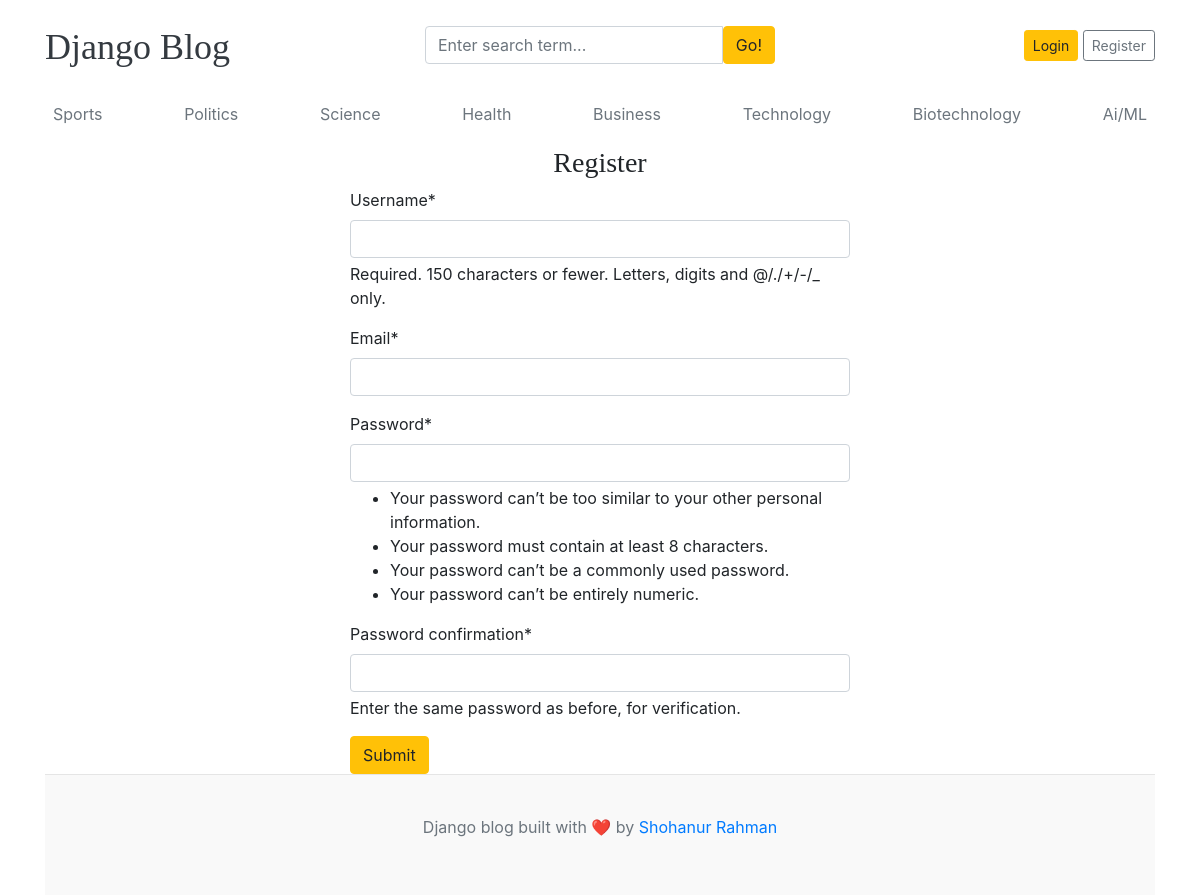
Screenshot of /register/ with the database file from the repository.
### blogs/models.py (models this page shows, shortened)
class Category(models.Model):
    category_name = models.CharField(max_length=50)
    created_at = models.DateTimeField(auto_now_add=True)
    updated_at = models.DateTimeField(auto_now=True)
    class Meta:
        verbose_name_plural = "Categories"

### blog_main/views.py (the view)
# urls.py: path('register/', views.register, name='register'),
def register(request):
    if request.method == "POST":
        form = RegistrationForm(request.POST)
        if form.is_valid():
            user = form.save()
            group, created = Group.objects.get_or_create(name="User")
            user.groups.add(group)
            messages.success(request, "Registration successful. You can now log in.")
            return redirect('login')
    else:
        form = RegistrationForm()
    context = {
        "form": form,
    }
    return render(request, "register.html", context)

### blog_main/forms.py
class RegistrationForm(UserCreationForm):
    email = forms.EmailField(required=True)
    class Meta:
        model = User
        fields = ("username", "email", "password1", "password2")

### blogs/context_processors.py (called while the page is built)
def get_categories(request):
    categories = Category.objects.all()
    return dict(categories=categories)

def get_social_links(request):
    social_links = SocialLink.objects.all()
    return dict(social_links=social_links)

### templates/register.html (shortened to what this page needs)
{% extends "base.html" %}
{% block content %}
{% load crispy_forms_tags %}
<h3 class="text-center">Register</h3>
<form action="{% url 'register' %}" method="POST" style="width:500px; margin:auto;">
    {{ form | crispy }}
    <button type="submit" class="btn btn-warning">Submit</button>
</form>
{% endblock %}

### templates/base.html (shortened to what this page needs)
{% load static %}
<!doctype html>
<html lang="en">
<head>
  <link href="https://getbootstrap.com/docs/4.0/dist/css/bootstrap.min.css" rel="stylesheet" />
  <link href="{% static 'css/blog.css' %}" rel="stylesheet" />
  <link rel="stylesheet" href="https://cdnjs.cloudflare.com/ajax/libs/font-awesome/4.7.0/css/font-awesome.min.css">
</head>
<body>
  <div class="container">
    <header class="blog-header py-3">
      <div class="row flex-nowrap justify-content-between align-items-center">
        <div class="col-4 pt-1">
          <a class="blog-header-logo text-dark" href="/">Django Blog</a>
        </div>
        <div class="col-4">
          <form action="{% url 'search' %}" method="GET">
            <div class="input-group">
                <input class="form-control" type="text" name="keyword" value="{{ keyword }}" placeholder="Enter search term..." aria-label="Enter search term..." aria-describedby="button-search" />
                <button type="submit" class="btn btn-warning" id="button-search" type="button">Go!</button>
            </div>
          </form>
        </div>
        <div class="col-4 d-flex justify-content-end align-items-center">
          {% if not user.is_authenticated %}
          <a class="btn btn-sm btn-warning" href="{% url 'login' %}">Login</a>
          <a class="btn btn-sm btn-outline-secondary" href="{% url 'register' %}">Register</a>
          {% endif %}
        </div>
      </div>
    </header>
    <div class="nav-scroller py-1 mb-2">
      <nav class="nav d-flex justify-content-between">
        {% for cat in categories %}
        <a class="p-2 text-muted" href="{% url 'post_by_category' cat.id %}">{{ cat.category_name }}</a>
        {% endfor %}
      </nav>
    </div>
{% block content %}
{% endblock %}
   <footer class="blog-footer">
    <p>
      Django blog built with ❤️ by
      <a href="#">Shohanur Rahman</a>
    </p>
  </footer>
</body>
</html>

### blog_main/static/css/blog.css (style rules this page uses)
.blog-header-logo { font-family: "Playfair Display", Georgia, "Times New Roman", serif; font-size: 2.25rem; }
h1, h2, h3, h4, h5, h6 { font-family: "Playfair Display", Georgia, "Times New Roman", serif; }
.blog-footer { padding: 2.5rem 0; color: #6c757d; text-align: center; background-color: #f9f9f9; border-top: 1px solid #e5e5e5; }

### rows the page displays
Category: category_name "Sports"
Category: category_name "Politics"
Category: category_name "Science"
Category: category_name "Health"
Category: category_name "Business"
Category: category_name "Technology"
Category: category_name "Biotechnology"
Category: category_name "Ai/ML"
